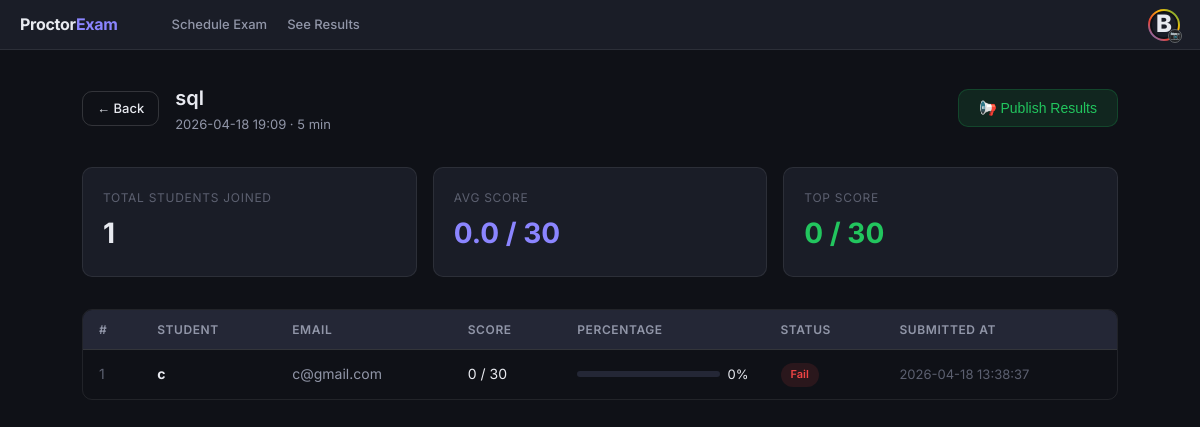
Screenshot of /examiner/results/1 (signed in) with the database file from the repository.
### tables this page shows
CREATE TABLE exams (
    id INTEGER PRIMARY KEY AUTOINCREMENT,
    exam_name TEXT UNIQUE NOT NULL,
    subject TEXT,
    description TEXT,
    start_time TEXT NOT NULL,
    duration INTEGER NOT NULL,
    random_password TEXT NOT NULL,
    examiner_id INTEGER NOT NULL,
    is_deleted INTEGER DEFAULT 0, 
    -- NEW: Track if results are visible to students
    results_published INTEGER DEFAULT 0,
    FOREIGN KEY (examiner_id) REFERENCES users (id)
);

CREATE TABLE results (
    id INTEGER PRIMARY KEY AUTOINCREMENT,
    student_id INTEGER NOT NULL,
    exam_id INTEGER NOT NULL,
    score INTEGER NOT NULL,
    total_questions INTEGER NOT NULL,
    submitted_at DATETIME DEFAULT CURRENT_TIMESTAMP,
    FOREIGN KEY (student_id) REFERENCES users (id),
    FOREIGN KEY (exam_id) REFERENCES exams (id),
    UNIQUE(student_id, exam_id)
);

CREATE TABLE users (
    id INTEGER PRIMARY KEY AUTOINCREMENT,
    role TEXT NOT NULL,
    username TEXT NOT NULL,
    email TEXT UNIQUE NOT NULL,
    password TEXT NOT NULL,
    profile_pic TEXT DEFAULT 'default_avatar.png',
    college_name TEXT 
);

### app.py (the view)
@app.route('/examiner/results/<int:exam_id>')
@login_required
def exam_detail_results(exam_id):
    conn = get_db()
    exam = conn.execute('SELECT * FROM exams WHERE id = ?', (exam_id,)).fetchone()
    raw_results = conn.execute('''SELECT u.username, u.email, r.score, r.total_questions, r.submitted_at
                                  FROM results r JOIN users u ON r.student_id = u.id
                                  WHERE r.exam_id = ? ORDER BY r.score DESC''', (exam_id,)).fetchall()
    conn.close()
    processed = []
    for r in raw_results:
        res = dict(r)
        tq = res['total_questions']
        if tq and tq > 0:
            res['percentage'] = round((res['score'] / tq * 100), 1)
        else:
            res['percentage'] = 0
        res['status'] = 'submitted' if res['submitted_at'] else 'in_progress'
        processed.append(res)
    return render_template('exam_detail_results.html', exam=exam, results=processed)

### app.py (called while the page is built)
def get_db():
    conn = sqlite3.connect(DB_PATH, timeout=20)
    conn.row_factory = sqlite3.Row
    return conn

def login_required(f):
    @wraps(f)
    def decorated(*args, **kwargs):
        if 'user_id' not in session: return redirect(url_for('login'))
        return f(*args, **kwargs)
    return decorated

### templates/exam_detail_results.html (shortened to what this page needs)
{% extends "base.html" %}
{% block content %}
<div class="page">
  <div style="display:flex; align-items:center; justify-content: space-between; gap:1rem; margin-bottom:2rem; flex-wrap:wrap;">
    <div style="display: flex; align-items: center; gap: 1rem;">
        <a href="javascript:void(0);" onclick="window.history.back();" class="btn btn-outline btn-sm">← Back</a>
        <div>
          <h2 style="font-size:20px; font-weight:600;">{{ exam.exam_name }}</h2>
          <p style="font-size:13px; color:var(--text2);">{{ exam.start_time.replace('T',' ') }} · {{ exam.duration }} min</p>
        </div>
    </div>
    <div class="publish-action">
        {% if exam.results_published == 0 %}
          <form action="{{ url_for('publish_result', exam_id=exam.id) }}" method="POST">
            <button type="submit" class="btn btn-success" onclick="return confirm('Publish results? Students will be able to see their scores immediately.')">
              📢 Publish Results
            </button>
          </form>
        {% else %}
          <span class="badge badge-success" style="padding: 8px 16px; font-size: 13px;">✅ Results Published</span>
        {% endif %}
    </div>
  </div>
  {% if results %}
  <div class="stats-grid" style="margin-bottom:2rem;">
    <div class="stat-card">
      <div class="label">Total Students Joined</div>
      <div class="value">{{ results|length }}</div>
    </div>
    <div class="stat-card">
      <div class="label">Avg Score</div>
      <div class="value" style="color:var(--accent2);">
        {% if results|length > 0 %}
          {{ "%.1f"|format(results|sum(attribute='score') / results|length) }}
          / {{ results[0].total_questions if results[0].total_questions > 0 else '?' }}
        {% else %}
          0.0
        {% endif %}
      </div>
    </div>
    <div class="stat-card">
      <div class="label">Top Score</div>
      <div class="value" style="color:var(--success);">
        {{ results|map(attribute='score')|max }} / {{ results[0].total_questions if results[0].total_questions > 0 else '?' }}
      </div>
    </div>
  </div>
  <div class="table-wrap">
    <table>
      <thead>
        <tr>
          <th>#</th>
          <th>Student</th>
          <th>Email</th>
          <th>Score</th>
          <th>Percentage</th>
          <th>Status</th>
          <th>Submitted At</th>
        </tr>
      </thead>
      <tbody>
        {% for r in results %}
        {% set pct = r.percentage|int %}
        <tr>
          <td style="color:var(--text3);">{{ loop.index }}</td>
          <td><strong>{{ r.username }}</strong></td>
          <td style="color:var(--text2);">{{ r.email }}</td>
          <td>{{ r.score }} / {{ r.total_questions }}</td>
          <td>
            <div style="display:flex; align-items:center; gap:8px;">
              <div style="flex:1; background:var(--bg3); border-radius:4px; height:6px; min-width:80px;">
              </div>
              <span style="font-size:13px;">{{ pct }}%</span>
            </div>
          </td>
          <td>
            {% if r.status == 'submitted' %}
              {% if pct >= 75 %}
                <span class="badge badge-success">Pass</span>
              {% elif pct >= 50 %}
                <span class="badge badge-warning">Average</span>
              {% else %}
                <span class="badge badge-danger">Fail</span>
              {% endif %}
            {% else %}
              <span class="badge badge-accent">In Progress</span>
            {% endif %}
          </td>
          <td style="color:var(--text3); font-size:13px;">
            {{ r.submitted_at if r.submitted_at else 'Active Session' }}
          </td>
        </tr>
        {% endfor %}
      </tbody>
    </table>
  </div>
  {% else %}
  <div class="empty-state">
    <div style="font-size:40px;">🎓</div>
    <p>No students have joined or submitted this exam yet.</p>
  </div>
  {% endif %}
</div>
{% endblock %}

### templates/base.html (shortened to what this page needs)
<!DOCTYPE html>
<html lang="en">
<head>
  <link rel="stylesheet" href="{{ url_for('static', filename='css/style.css') }}">
</head>
<body class="dark-theme">
  {% block navbar %}
  <nav class="navbar compact-nav">
    <div class="navbar-left">
      <a href="{{ url_for('dashboard') }}" class="brand">Proctor<span>Exam</span></a>
      {% if session.role == 'examiner' %}
      <div class="nav-links">
        <a href="{{ url_for('schedule_exam') }}"
           class="nav-item {{ 'active' if request.endpoint == 'schedule_exam' }}">
           Schedule Exam
        </a>
        <a href="{{ url_for('examiner_results') }}"
           class="nav-item {{ 'active' if request.endpoint == 'examiner_results' }}">
           See Results
        </a>
      </div>
      {% endif %}
    </div>
    <div class="navbar-right">
      {% if session.user_id %}
      <div class="profile-container-new">
        <div class="profile-photo-clickable" onclick="toggleProfileMenu(event)">
          <div class="avatar-ring-small">
            {% if session.profile_pic and session.profile_pic != 'default_avatar.png' %}
              <img src="{{ url_for('static', filename='profile_pics/' + session.profile_pic) }}" class="avatar-main">
            {% else %}
              <div class="avatar-placeholder-main">{{ session.username[0].upper() }}</div>
            {% endif %}
          </div>
          <a href="{{ url_for('update_profile') }}" class="camera-btn-mini" onclick="event.stopPropagation()" title="Change Photo">
            <span>📷</span>
          </a>
        </div>
      </div>
      {% else %}
      <div style="display: flex; gap: 10px;">
        <a href="{{ url_for('login') }}" class="btn btn-outline btn-sm">Login</a>
        <a href="{{ url_for('register') }}" class="btn btn-primary btn-sm">Register</a>
      </div>
      {% endif %}
    </div>
  </nav>
  {% endblock %}
  <main class="container">
    {% block content %}{% endblock %}
  </main>
</body>
</html>

### static/css/style.css (style rules this page uses)
*, *::before, *::after { box-sizing: border-box; margin: 0; padding: 0; }
:root { --bg: #0f1117; --bg2: #1a1d27; --bg3: #242736; --border: rgba(255,255,255,0.08); --border2: rgba(255,255,255,0.15); --text: #e8eaf0; --text2: #9196a8; --text3: #5c6070; --accent: #6c63ff; --accent2: #8b85ff; --accent-dim: rgba(108,99,255,0.15); --success: #22c55e; --success-dim: rgba(34,197,94,0.12); --danger: #ef4444; --danger-dim: rgba(239,68,68,0.12); --warning: #f59e0b; --warning-dim: rgba(245,158,11,0.12); --radius: 10px; --radius-lg: 16px; --shadow: 0 4px 24px rgba(0,0,0,0.4); }
body { font-family: 'Inter', 'Segoe UI', sans-serif; background: var(--bg); color: var(--text); min-height: 100vh; line-height: 1.6; font-size: 15px; }
a { color: var(--accent2); text-decoration: none; }
.btn { display: inline-flex; align-items: center; gap: 8px; padding: 10px 20px; border-radius: var(--radius); font-size: 14px; font-weight: 500; border: none; cursor: pointer; transition: all 0.2s; text-decoration: none; }
.btn-outline { background: transparent; border: 1px solid var(--border2); color: var(--text); }
.btn-success { background: var(--success-dim); color: var(--success); border: 1px solid rgba(34,197,94,0.2); }
.btn-sm { padding: 6px 14px; font-size: 13px; }
.navbar { display: flex; align-items: center; justify-content: space-between; padding: 0 2rem; height: 60px; background: var(--bg2); border-bottom: 1px solid var(--border); position: sticky; top: 0; z-index: 100; }
.navbar .brand { font-weight: 700; font-size: 16px; letter-spacing: -0.3px; color: var(--text); }
.navbar .brand span { color: var(--accent2); }
.navbar-left { display: flex; align-items: center; gap: 1.5rem; }
.navbar-right { display: flex; align-items: center; gap: 1rem; }
.page { padding: 2rem; max-width: 1100px; margin: 0 auto; }
.stats-grid { display: grid; grid-template-columns: repeat(auto-fit, minmax(160px, 1fr)); gap: 1rem; margin-bottom: 2rem; }
.stat-card { background: var(--bg2); border: 1px solid var(--border); border-radius: var(--radius); padding: 1.25rem; }
.stat-card .label { font-size: 12px; color: var(--text3); text-transform: uppercase; letter-spacing: 0.06em; }
.stat-card .value { font-size: 28px; font-weight: 700; margin-top: 4px; }
.table-wrap { overflow-x: auto; border-radius: var(--radius); border: 1px solid var(--border); }
table { width: 100%; border-collapse: collapse; }
thead th { background: var(--bg3); padding: 10px 16px; text-align: left; font-size: 12px; color: var(--text2); font-weight: 600; text-transform: uppercase; letter-spacing: 0.05em; border-bottom: 1px solid var(--border); }
tbody td { padding: 12px 16px; font-size: 14px; border-bottom: 1px solid var(--border); }
tbody tr:last-child td { border-bottom: none; }
.badge { display: inline-flex; align-items: center; padding: 3px 10px; border-radius: 20px; font-size: 11px; font-weight: 600; }
.badge-danger { background: var(--danger-dim); color: var(--danger); }
.nav-links { display: flex; align-items: center; }
.nav-item { position: relative; text-decoration: none; color: var(--text2); font-size: 14px; font-weight: 500; transition: color 0.3s ease; padding: 8px 0; }
.navbar-right { display: flex; align-items: flex-start; }
.avatar-main, .avatar-placeholder-main { width: 100%; height: 100%; border-radius: 50%; object-fit: cover; background: var(--bg2); border: 2px solid var(--bg); }
.avatar-placeholder-main { display: flex; align-items: center; justify-content: center; font-size: 24px; font-weight: 800; }
.profile-container-new { position: relative; display: inline-block; }
.profile-photo-clickable { cursor: pointer; position: relative; width: 65px; height: 65px; transition: transform 0.2s; }
.navbar.compact-nav { height: 50px; padding: 0 20px; display: flex; align-items: center; }
.nav-links { margin-left: 30px; display: flex; gap: 20px; height: 100%; }
.nav-item { font-size: 13px; display: flex; align-items: center; height: 100%; padding: 0; }
.profile-photo-clickable { width: 32px; height: 32px; }
.avatar-ring-small { padding: 2px; border-radius: 50%; background: linear-gradient(45deg, #4285f4, #ea4335, #fbbc05, #34a853); width: 100%; height: 100%; }
.camera-btn-mini { position: absolute; bottom: -2px; right: -2px; background: #202124; border: 1px solid #5f6368; width: 14px; height: 14px; border-radius: 50%; display: flex; align-items: center; justify-content: center; text-decoration: none; font-size: 8px; }

### rows the page displays
exams: exam_name "sql", start_time.replace "2026-04-18 19:09", duration "5"
results: total_questions "30", username "c", email "c@gmail.com", score "0", submitted_at "2026-04-18 13:38:37"

### other values shown
{{ session.username[0].upper() }} "B"
{{ results|length }} "1"
{{ "%.1f"|format(results|sum(attribute='score') / results|length) }} "0.0"
{{ results|map(attribute='score')|max }} "0"
